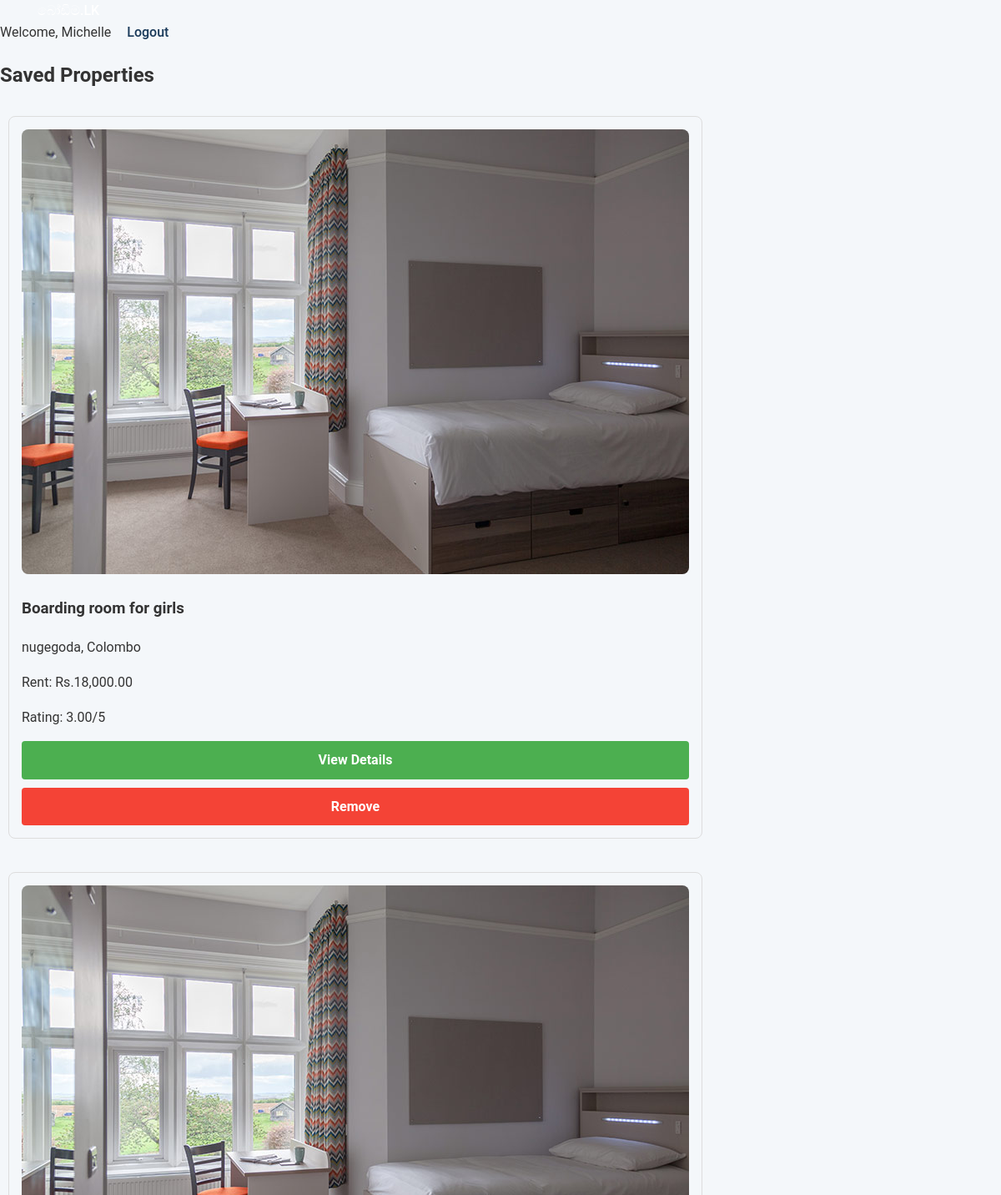
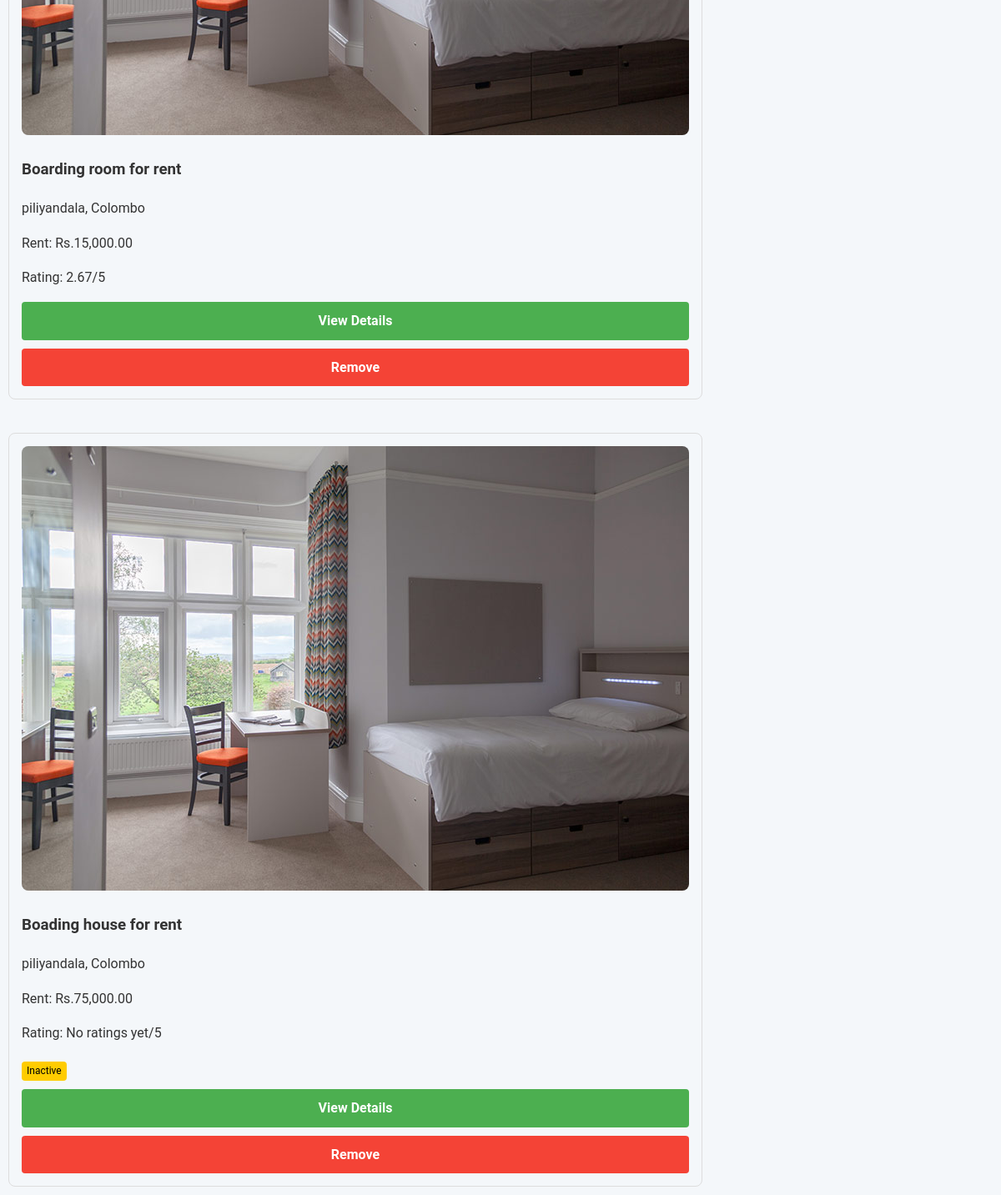
Page /FRONTEND/pages/saved_properties.php (signed in) on the committed database (2 pictures, top to bottom).
### tables this page shows
CREATE TABLE `rentals` (
  `id` int(11) NOT NULL,
  `renter_id` int(11) DEFAULT NULL,
  `title` varchar(255) DEFAULT NULL,
  `description` text DEFAULT NULL,
  `full_address` varchar(255) DEFAULT NULL,
  `city` varchar(100) DEFAULT NULL,
  `district` varchar(100) DEFAULT NULL,
  `price` decimal(10,2) DEFAULT NULL,
  `rooms` int(11) DEFAULT NULL,
  `bathrooms` int(11) DEFAULT NULL,
  `is_furnished` tinyint(1) DEFAULT NULL,
  `has_garden` tinyint(1) DEFAULT NULL,
  `has_kitchen` tinyint(1) DEFAULT NULL,
  `is_air_conditioned` tinyint(1) DEFAULT NULL,
  `separate_utility_bills` tinyint(1) DEFAULT NULL,
  `has_parking` tinyint(1) DEFAULT NULL,
  `has_security_cameras` tinyint(1) DEFAULT NULL,
  `proximity_to_road` varchar(100) DEFAULT NULL,
  `contact_whatsapp` varchar(20) DEFAULT NULL,
  `images` text DEFAULT NULL,
  `rating` decimal(3,2) DEFAULT NULL,
  `feedback` text DEFAULT NULL,
  `created_at` timestamp NOT NULL DEFAULT current_timestamp(),
  `is_active` tinyint(1) DEFAULT 1,
  `removed_by_admin` tinyint(1) DEFAULT 0
);

### FRONTEND/pages/saved_properties.php (the view, shortened to what this page needs)
<?php
require_once '../../BACKEND/db_connect.php';
$user_id = $_SESSION['user_id'];
try {
    $query = "SELECT rentals.*, saved_properties.id as saved_id
              FROM rentals
              INNER JOIN saved_properties ON rentals.id = saved_properties.property_id
              WHERE saved_properties.user_id = :user_id";
    $stmt = $pdo->prepare($query);
    $stmt->bindValue(':user_id', $user_id);
    $stmt->execute();
    $saved_properties = $stmt->fetchAll(PDO::FETCH_ASSOC);
} catch (PDOException $e) {
    echo "Error fetching saved properties: " . $e->getMessage();
}
?>
<!DOCTYPE html>
<html lang="en">
<head>
    <link rel="stylesheet" href="../CSS/styles.css">
</head>
<body>
    <nav class="dashboard-nav">
        <div class="nav-brand">
            <a href="index.php"><a href="index.html">බෝඩිම.LK</a></a>
        </div>
        <div class="nav-items">
            <span>Welcome, <?php echo htmlspecialchars($_SESSION['username']); ?></span>
            <a href="../../BACKEND/logout.php" class="logout-btn">Logout</a>
        </div>
    </nav>
    <div class="dashboard-container">
        <div class="main-content">
            <h2>Saved Properties</h2>
            <?php if (empty($saved_properties)): ?>
                <p>You have no saved properties.</p>
            <?php else: ?>
                <div class="property-cards-container">
                    <?php foreach ($saved_properties as $property): ?>
                        <div class="property-card">
                            <?php
                            $images = explode(',', $property['images']);
                            $main_image = $images[0];
                            ?>
                            <img src="../<?php echo $main_image; ?>" alt="Property Image">
                            <h3><?php echo htmlspecialchars($property['title']); ?></h3>
                            <p><?php echo htmlspecialchars($property['city']); ?>, <?php echo htmlspecialchars($property['district']); ?></p>
                            <p>Rent: Rs.<?php echo number_format($property['price'], 2); ?></p>
                            <p>Rating: <?php echo $property['rating'] ? number_format($property['rating'], 2) : 'No ratings yet'; ?>/5</p>
                            <?php if (!$property['is_active']): ?>
                                <span class="inactive-label">Inactive</span>
                            <?php elseif ($property['removed_by_admin']): ?>
                                <span class="admin-removed-label">Removed by Admin</span>
                            <?php endif; ?>
                            <a href="property_details.php?id=<?php echo $property['id']; ?>" class="view-btn">View Details</a>
                            <a href="remove_saved_property.php?id=<?php echo $property['saved_id']; ?>" class="remove-btn">Remove</a>
                        </div>
                    <?php endforeach; ?>
                </div>
            <?php endif; ?>
        </div>
    </div>
</body>
</html>

### FRONTEND/CSS/styles.css (style rules this page uses)
:root { --primary-color: #1a3a5a; --secondary-color: #f7941d; --accent-color: #f4f7fa; --text-color: #333333; --text-secondary-color: #666666; --white-color: #ffffff; --border-color: #e1e1e1; --success-color: #28a745; --error-color: #dc3545; --shadow-sm: 0 2px 4px rgba(0, 0, 0, 0.1); --shadow-md: 0 4px 6px rgba(0, 0, 0, 0.1); --shadow-lg: 0 10px 15px rgba(0, 0, 0, 0.1); --transition: all 0.3s ease; }
body { font-family: 'Roboto', 'Arial', sans-serif; margin: 0; padding: 0; background-color: var(--accent-color); color: var(--text-color); line-height: 1.6; }
a { text-decoration: none; color: var(--primary-color); transition: color 0.3s ease; }
nav a { margin: 0 15px; font-weight: 500; }
.nav-brand a { color: var(--white-color); }

### FRONTEND/pages/saved_properties.php (style rules this page uses)
.inactive-label { background-color: #ffcc00; color: #000; padding: 2px 6px; border-radius: 4px; font-size: 12px; margin-top: 5px; display: inline-block; }
.property-card { border: 1px solid #ddd; padding: 15px; margin: 10px; border-radius: 8px; }
.property-cards-container { display: flex; flex-wrap: wrap; gap: 20px; }
.property-card img { max-width: 100%; border-radius: 8px; }
.view-btn, .remove-btn { display: block; margin-top: 10px; padding: 10px; text-align: center; border-radius: 4px; text-decoration: none; font-weight: bold; }
.view-btn { background-color: #4CAF50; color: #fff; }
.remove-btn { background-color: #f44336; color: #fff; }

### rows in the picture
rentals: title "Boarding room for girls", city "nugegoda", district "Colombo", price "18,000.00", rating "3.00"
rentals: title "Boarding room for rent", city "piliyandala", district "Colombo", price "15,000.00", rating "2.67"
rentals: title "Boading house for rent", city "piliyandala", district "Colombo", price "75,000.00", shows "No ratings yet", is_active "Inactive"

### other values in the picture
$_SESSION['username'] "Michelle"
